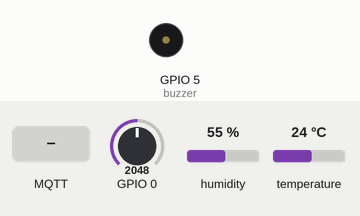
Bench run of a sketch on a simulated ESP32. On the bench: buzzer (waves = sounding, pin HIGH). The inputs (shaded band) are chosen by the test bench; at power-on: GPIO 0 = 2048, humidity 55 %, temperature 24 °C. WiFi joins after 1.5 s; servers stay silent unless stated; no MQTT or app messages arrive unless stated; what the sketch prints to the serial monitor is not drawn.

Above: at 2.7 s.
2.8 s: MQTT message "on" arrives on the first subscribed topic
At 3.3 s:
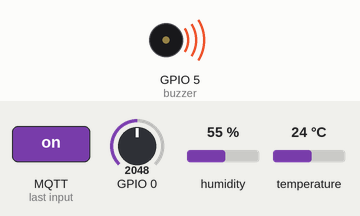
6.3 s: MQTT message "room2/buzzer" arrives on the first subscribed topic
8.4 s: MQTT message "off" arrives on the first subscribed topic
Timing chart, 0 to 11.4 s (numbered marks = the images above; inputs shaded):
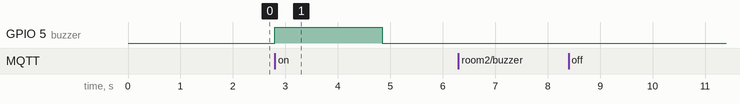

Measured:
- after the input at 2.8 s, GPIO 5 (buzzer): LOW → HIGH at once, → LOW 2.0 s later
- after the input at 6.3 s, every drawn part: stays the same
- after the input at 8.4 s, every drawn part: stays the same

The sketch:

Temperature_monitoring.ino
```cpp
#include <WiFi.h>
#include <WebServer.h>
#include <PubSubClient.h>
#include "DHT.h"
#include <DHT_U.h>

// Uncomment one of the lines bellow for whatever DHT sensor type you're using!
#define DHTTYPE DHT11   // DHT 11
//#define DHTTYPE DHT21   // DHT 21 (AM2301)
//#define DHTTYPE DHT22   // DHT 22  (AM2302), AM2321

// Change the credentials below, so your ESP8266 connects to your router
const char* ssid = "Home@Ranchi";
const char* password = "manju@1234";

// Change the variable to your Raspberry Pi IP address, so it connects to your MQTT broker
const char* mqtt_server = "192.168.29.87";

// Initializes the espClient. You should change the espClient name if you have multiple ESPs running in your home automation system
WiFiClient espClient1;
PubSubClient client(espClient1);

// DHT Sensor - GPIO 4 = D1 on ESP-12E NodeMCU board
const int DHTPin = 4;

// Lamp - LED - GPIO 5 = D2 on ESP-12E NodeMCU board
const int buzzer = 5;

// Initialize DHT sensor.
DHT dht(DHTPin, DHTTYPE);

// Timers auxiliar variables
long now = millis();
long lastMeasure = 0;

// Don't change the function below. This functions connects your ESP8266 to your router
void setup_wifi() {
  delay(10);
  // We start by connecting to a WiFi network
  Serial.println();
  Serial.print("Connecting to ");
  Serial.println(ssid);
  WiFi.begin(ssid, password);
  while (WiFi.status() != WL_CONNECTED) {
    delay(500);
    Serial.print(".");
  }
  Serial.println("");
  Serial.print("WiFi connected - ESP IP address: ");
  Serial.println(WiFi.localIP());
}

// This functions is executed when some device publishes a message to a topic that your ESP8266 is subscribed to
// Change the function below to add logic to your program, so when a device publishes a message to a topic that
// your ESP8266 is subscribed you can actually do something
void callback(String topic, byte* message, unsigned int length) {
  Serial.print("Message arrived on topic: ");
  Serial.print(topic);
  Serial.print(". Message: ");
  String messageTemp;

  for (int i = 0; i < length; i++) {
    Serial.print((char)message[i]);
    messageTemp += (char)message[i];
  }
  Serial.println();

  // Feel free to add more if statements to control more GPIOs with MQTT

  // If a message is received on the topic room/lamp, you check if the message is either on or off. Turns the lamp GPIO according to the message
  if(topic=="room2/buzzer"){
      Serial.print("Changing Room buzzer to ");
      if(messageTemp == "on"){
        digitalWrite(buzzer, HIGH);
        delay(analogRead(0));
        digitalWrite(buzzer, LOW);
        delay(analogRead(0));
        Serial.print("On");
      }
      else if(messageTemp == "off"){
        //digitalWrite(lamp, LOW);
        Serial.print("Off");
      }
  }
  Serial.println();
}

// This functions reconnects your ESP8266 to your MQTT broker
// Change the function below if you want to subscribe to more topics with your ESP8266
void reconnect() {
  // Loop until we're reconnected
  while (!client.connected()) {
    Serial.print("Attempting MQTT connection...");
    // Attempt to connect
    /*
     YOU MIGHT NEED TO CHANGE THIS LINE, IF YOU'RE HAVING PROBLEMS WITH MQTT MULTIPLE CONNECTIONS
     To change the ESP device ID, you will have to give a new name to the ESP8266.
     Here's how it looks:
       if (client.connect("ESP32_Client")) {
     You can do it like this:
       if (client.connect("ESP1_Office")) {
     Then, for the other ESP:
       if (client.connect("ESP2_Garage")) {
      That should solve your MQTT multiple connections problem
    */
    if (client.connect("espClient_room2")) {
      Serial.println("connected");
      // Subscribe or resubscribe to a topic
      // You can subscribe to more topics (to control more LEDs in this example)
      client.subscribe("room2/buzzer");
   } else {
      Serial.print("failed, rc=");
      Serial.print(client.state());
      Serial.println(" try again in 5 seconds");
      // Wait 5 seconds before retrying
      delay(5000);
    }
  }
}

// The setup function sets your ESP GPIOs to Outputs, starts the serial communication at a baud rate of 115200
// Sets your mqtt broker and sets the callback function
// The callback function is what receives messages and actually controls the LEDs
void setup() {

  dht.begin();
  pinMode(buzzer, OUTPUT);

  Serial.begin(115200);
  setup_wifi();
  client.setServer(mqtt_server, 1883);
  client.setCallback(callback);

}

// For this project, you don't need to change anything in the loop function. Basically it ensures that you ESP is connected to your broker
void loop() {

  if (!client.connected()) {
    reconnect();
  }
  if(!client.loop())
    client.connect("espClient_room2");

  now = millis();
  // Publishes new temperature and humidity every 1 seconds
  if (now - lastMeasure > 1000) {
    lastMeasure = now;
    // Sensor readings may also be up to 2 seconds 'old' (its a very slow sensor)
    float h = dht.readHumidity();
    // Read temperature as Celsius (the default)
    float t = dht.readTemperature();
    // Read temperature as Fahrenheit (isFahrenheit = true)
    float f = dht.readTemperature(true);

    // Check if any reads failed and exit early (to try again).
    if (isnan(h) || isnan(t) || isnan(f)) {
      Serial.println("Failed to read from DHT sensor!");
      return;
    }

    // Computes temperature values in Celsius
    float hic = dht.computeHeatIndex(t, h, false);
    static char temperatureTemp[7];
    dtostrf(hic, 6, 2, temperatureTemp);

    // Uncomment to compute temperature values in Fahrenheit
    // float hif = dht.computeHeatIndex(f, h);
    // static char temperatureTemp[7];
    // dtostrf(hic, 6, 2, temperatureTemp);

    static char humidityTemp[7];
    dtostrf(h, 6, 2, humidityTemp);

    // Publishes Temperature and Humidity values
    client.publish("room2/temp", temperatureTemp);
    client.publish("room2/humidity", humidityTemp);

    Serial.print("Humidity: ");
    Serial.print(h);
    Serial.print(" %\t Temperature: ");
    Serial.print(t);
    Serial.print(" *C ");
    Serial.print(f);
    Serial.print(" *F\t Heat index: ");
    Serial.print(hic);
    Serial.println(" *C ");
    // Serial.print(hif);
    // Serial.println(" *F");
  }
}
```
